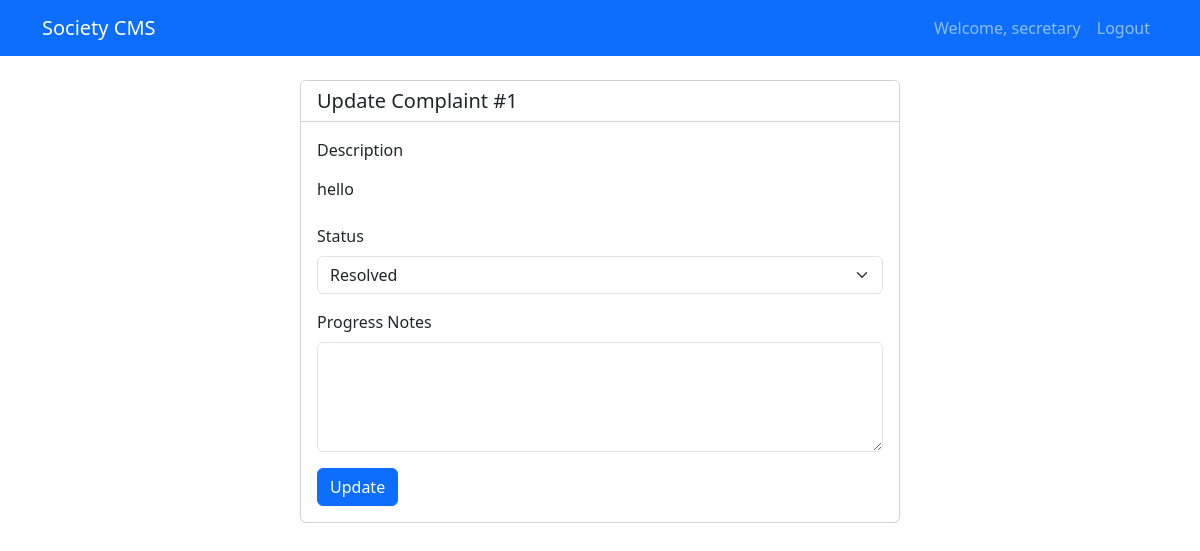
The app's page /update_complaint/1 (signed in) with its own data.
### app.py (models this page shows)
class BaseModel(db.Model):
    __abstract__ = True
    id = db.Column(db.Integer, primary_key=True)
    created_at = db.Column(db.DateTime, default=datetime.utcnow)

class User(UserMixin, BaseModel):
    __tablename__ = 'users'
    username = db.Column(db.String(150), unique=True)
    password = db.Column(db.String(150))
    role_id = db.Column(db.Integer, db.ForeignKey('roles.id'))

class Complaint(BaseModel):
    __tablename__ = 'complaints'
    description = db.Column(db.Text, nullable=False)
    status = db.Column(db.String(50), default='New')
    category_id = db.Column(db.Integer, db.ForeignKey('categories.id'))
    user_id = db.Column(db.Integer, db.ForeignKey('users.id'))
    role_id = db.Column(db.Integer, db.ForeignKey('roles.id'))
    category = db.relationship('Category')
    user = db.relationship('User')
    assigned_role = db.relationship('Role', foreign_keys=[role_id])

### app.py (the view, shortened to what this page needs)
    @login_required
    def update_complaint(self, complaint_id):
        complaint = Complaint.query.get_or_404(complaint_id)
        if current_user.role.name != 'Secretary' and complaint.role_id != current_user.role.id:
            flash('Access denied')
            return redirect(url_for('index'))
        return render_template('update_complaint.html', complaint=complaint)

### app.py (called while the page is built)
@login_manager.user_loader
def load_user(user_id):
    return User.query.get(int(user_id))

### templates/update_complaint.html (shortened to what this page needs)
{% extends 'layout.html' %}
{% block content %}
<div class="card" style="max-width: 600px; margin: 0 auto;">
    <div class="card-header bg-white">
        <h5 class="mb-0">Update Complaint #{{ complaint.id }}</h5>
    </div>
    <div class="card-body">
        <form method="post">
            <div class="mb-3">
                <label class="form-label">Description</label>
                <p class="form-control-plaintext">{{ complaint.description }}</p>
            </div>
            <div class="mb-3">
                <label class="form-label">Status</label>
                <select name="status" class="form-select">
                    <option value="Resolved" {% if complaint.status == 'Resolved' %}selected{% endif %}>Resolved</option>
                </select>
            </div>
            <div class="mb-3">
                <label class="form-label">Progress Notes</label>
                <textarea name="progress" class="form-control" rows="4">{{ complaint.progress }}</textarea>
            </div>
            <button type="submit" class="btn btn-primary">Update</button>
        </form>
    </div>
</div>
{% endblock %}

### templates/layout.html (shortened to what this page needs)
<!DOCTYPE html>
<html lang="en">
  <head>
    <link
      href="https://cdn.jsdelivr.net/npm/bootstrap@5.3.0/dist/css/bootstrap.min.css"
      rel="stylesheet"
    />
  </head>
  <body>
    <nav class="navbar navbar-expand-lg navbar-dark bg-primary">
      <div class="container">
        <a class="navbar-brand" href="/">Society CMS</a>
        <div class="collapse navbar-collapse" id="navbarNav">
          <ul class="navbar-nav ms-auto">
            {% if current_user.is_authenticated %}
            <li class="nav-item">
              <span class="nav-link">Welcome, {{ current_user.username }}</span>
            </li>
            <li class="nav-item">
              <a class="nav-link" href="{{ url_for('logout') }}">Logout</a>
            </li>
            {% endif %}
          </ul>
        </div>
      </div>
    </nav>
    <div class="container mt-4">
       {% block content %}{% endblock %}
    </div>
  </body>
</html>

### records on screen
User: username "secretary"
Complaint: id "1", description "hello", status "Resolved"
